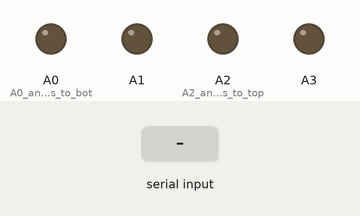
Simulated run of this sketch. Board: Arduino Uno, built with avr-gcc and run on an emulated ATmega328P. On the bench: output pins drawn as LEDs (lit = HIGH). Inputs (shaded band) come from the test bench. What the sketch prints to the serial monitor is not drawn.

Above: at 1.2 s.
1.3 s: "1" received over Serial
At 2.0 s:
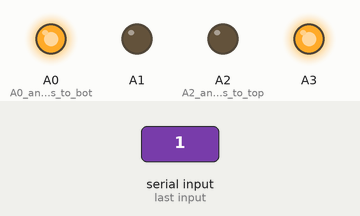
2.8 s: "3" received over Serial
At 3.1 s:
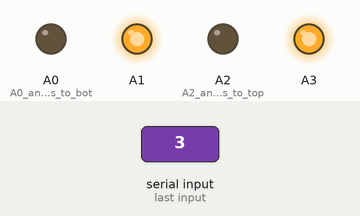
4.3 s: "4" received over Serial
At 5.5 s:
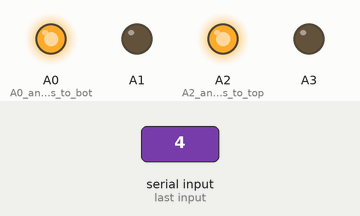
5.8 s: "2" received over Serial
At 6.6 s:
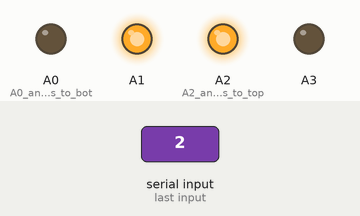
Timing chart, 0 to 8.3 s (numbered marks = the images above; inputs shaded):
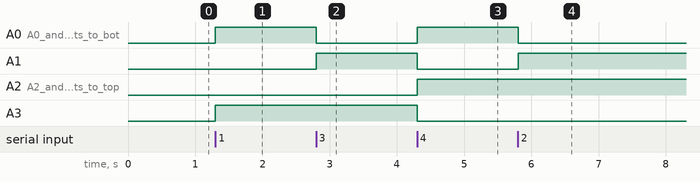

The sketch:

tank_code_testing.ino
```cpp
int enablePin1=2;
int enablePin2=3;


void setup() {
  Serial.begin(9600);
  pinMode(A0,OUTPUT); // A0 and A1 connects to bottom of H-bridge.
  pinMode(A1,OUTPUT);
  pinMode(A2,OUTPUT); // A2 and A3 connects to top of H-bridge.
  pinMode(A3,OUTPUT);
  // set enable pin high so the motor can turn on
  digitalWrite(enablePin1,HIGH);
  digitalWrite(enablePin2,HIGH);

}

void loop() {
  if (Serial.available() > 0)
  {
    int ByteReceived = Serial.read();
    Serial.print(ByteReceived);


    switch(ByteReceived){
      case 48:                     // type 0 , stop
      digitalWrite(A0,LOW);
      digitalWrite(A1,LOW);
      digitalWrite(A2,LOW);
      digitalWrite(A3,LOW);
      Serial.print(" stop ");
      break;

      case 49:                     //type 1 , front
      analogWrite(A0,215);
      digitalWrite(A1,LOW);
      digitalWrite(A2,LOW);
      analogWrite(A3,215);
      Serial.print(" front ");
      break;

      case 50:                     // type 2 , back
      analogWrite(A1,215);
      digitalWrite(A0,LOW);
      digitalWrite(A3,LOW);
      analogWrite(A2,215);
      Serial.print(" front ");
      break;

      case 51:                     // type 3 , left
      analogWrite(A1,215);
      digitalWrite(A0,LOW);
      digitalWrite(A2,LOW);
      analogWrite(A3,215);
      Serial.print(" left ");
      break;

      case 52:                     // type 4 , right
      analogWrite(A0,215);
      digitalWrite(A1,LOW);
      digitalWrite(A3,LOW);
      analogWrite(A2,215);
      break;

      }
      delay(500);

    }
  }
```

Measured:
- after the input at 1.3 s, A0 (A0_and_A1_connects_to_bot), A3: LOW → HIGH at once
- after the input at 2.8 s, A0 (A0_and_A1_connects_to_bot): HIGH → LOW at once; A1: LOW → HIGH at once
- after the input at 4.3 s, A0 (A0_and_A1_connects_to_bot), A2 (A2_and_A3_connects_to_top): LOW → HIGH at once; A1, A3: HIGH → LOW at once
- after the input at 5.8 s, A0 (A0_and_A1_connects_to_bot): HIGH → LOW at once; A1: LOW → HIGH at once
